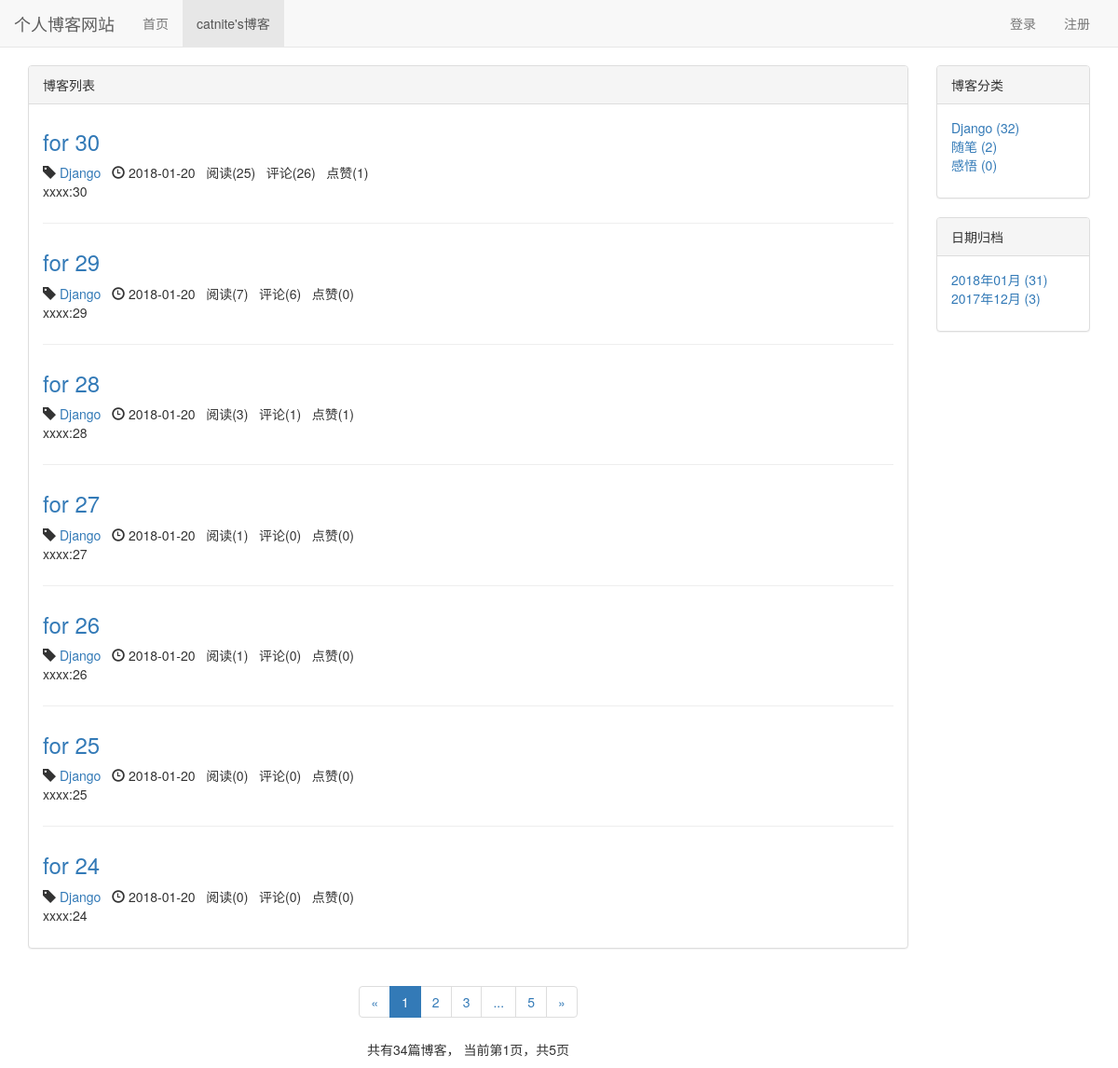
/blog/, run on an earlier commit of the app's database.
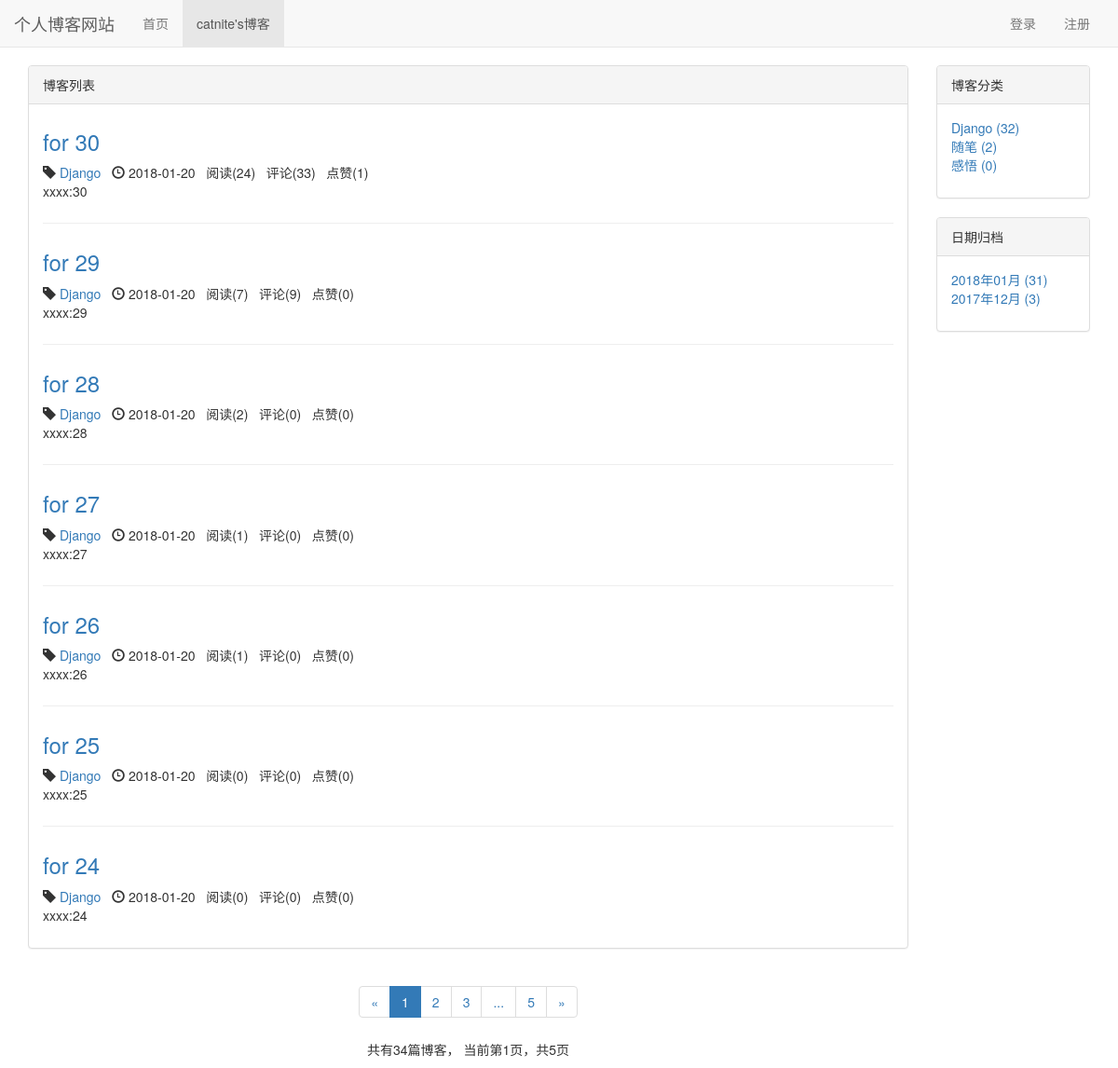
And on a later commit of the database.
### blog/models.py (models this page shows, shortened)
class Blog(models.Model, ReadNumExpandMethod):
    title = models.CharField(max_length=50)
    blog_type = models.ForeignKey(BlogType, on_delete=models.CASCADE)
    content = RichTextUploadingField()
    author = models.ForeignKey(User, on_delete=models.CASCADE)
    read_details = GenericRelation(ReadDetail)
    created_time = models.DateTimeField(auto_now_add=True)
    last_updated_time = models.DateTimeField(auto_now=True)
    class Meta:
        ordering = ['-created_time']

class BlogType(models.Model):
    type_name = models.CharField(max_length=15)
    def __str__(self):
        return self.type_name

### read_statistics/models.py (models this page shows)
class ReadNum(models.Model):
    read_num = models.IntegerField(default=0)
    content_type = models.ForeignKey(ContentType, on_delete=models.CASCADE)
    object_id = models.PositiveIntegerField()
    content_object = GenericForeignKey('content_type', 'object_id')

### likes/models.py (models this page shows)
class LikeCount(models.Model):
    content_type = models.ForeignKey(ContentType, on_delete=models.CASCADE)
    object_id = models.PositiveIntegerField()
    content_object = GenericForeignKey('content_type', 'object_id')
    liked_num = models.IntegerField(default=0)

### blog/views.py (the view)
# urls.py: path('', views.blog_list, name='blog_list'),
def blog_list(request):
    blogs_all_list = Blog.objects.all()
    context = get_blog_list_common_data(request, blogs_all_list)
    return render(request, 'blog/blog_list.html', context)

### comment/templatetags/comment_tags.py (called while the page is built)
@register.simple_tag
def get_comment_count(obj):
    content_type = ContentType.objects.get_for_model(obj)
    return Comment.objects.filter(content_type=content_type, object_id=obj.pk).count()

### likes/templatetags/likes_tags.py (called while the page is built)
@register.simple_tag
def get_like_count(obj):
    content_type = ContentType.objects.get_for_model(obj)
    like_count, created = LikeCount.objects.get_or_create(content_type=content_type, object_id=obj.pk)
    return like_count.liked_num

### read_statistics/models.py (called while the page is built)
    def get_read_num(self):
        try:
            ct = ContentType.objects.get_for_model(self)
            readnum = ReadNum.objects.get(content_type=ct, object_id=self.pk)
            return readnum.read_num
        except exceptions.ObjectDoesNotExist:
            return 0

### user/context_processors.py (called while the page is built)
def login_modal_form(request):
    return {'login_modal_form': LoginForm()}

### blog/templates/blog/blog_list.html (shortened to what this page needs)
{% extends 'base.html' %}
{% block nav_blog_active %}active{% endblock %}
{% load staticfiles %}
{% load comment_tags %}
{% load likes_tags %}
{% block header_extends %}
    <link rel="stylesheet" href="{% static 'blog/blog.css' %}">
{% endblock %}
{% block content %}
    <div class="container">
        <div class="row">
            <div class="col-xs-12 col-sm-8 col-md-9 col-lg-10">
                <div class="panel panel-default">
                    <div class="panel-heading">{% block blog_list_title %}博客列表{% endblock %}</div>
                    <div class="panel-body">
                        {% for blog in blogs %}
                            <div class="blog">
                                <h3><a href="{% url 'blog_detail' blog.pk %}">{{ blog.title }}</a></h3>
                                <p class="blog-info">
                                    <span class="glyphicon glyphicon-tag"></span> <a href="{% url 'blogs_with_type' blog.blog_type.pk %}">{{ blog.blog_type }}</a>&nbsp;&nbsp;
                                    <span class="glyphicon glyphicon-time"></span> {{ blog.created_time|date:"Y-m-d" }}&nbsp;&nbsp;
                                    阅读({{ blog.get_read_num }})&nbsp;&nbsp;
                                    评论({% get_comment_count blog %})&nbsp;&nbsp;
                                    点赞({% get_like_count blog %})
                                </p>
                                <p>{{ blog.content|striptags|truncatechars:120 }}</p>
                            </div>
                        {% empty %}
                            <div class="blog">
                                <h3>暂无博客，敬请期待</h3>
                            </div>
                        {% endfor %}
                    </div>
                </div>
                <div class="paginator">
                    <ul class="pagination">
                        <li>
                            {% if page_of_blogs.has_previous %}
                                <a href="?page={{ page_of_blogs.previous_page_number }}" aria-label="Previous">
                                    <span aria-hidden="true">&laquo;</span>
                                </a>
                            {% else %}
                                <span aria-hidden="true">&laquo;</span>
                            {% endif %}
                        </li>
                        {% for page_num in page_range %}
                            {% if page_num == page_of_blogs.number %}
                                <li class="active"><span>{{ page_num }}</span></li>
                            {% else %}
                                {% if page_num == '...' %}
                                    <li><span>{{ page_num }}</span></li>
                                {% else %}
                                    <li><a href="?page={{ page_num }}">{{ page_num }}</a></li>
                                {% endif %}
                            {% endif %}
                        {% endfor %}
                        <li>
                            {% if page_of_blogs.has_next %}
                                <a href="?page={{ page_of_blogs.next_page_number }}" aria-label="Next">
                                    <span aria-hidden="true">&raquo;</span>
                                </a>
                            {% else %}
                                <span aria-hidden="true">&raquo;</span>
                            {% endif %}
                        </li>
                    </ul>
                    <p>
                        共有{{ page_of_blogs.paginator.count }}篇博客，
                        当前第{{ page_of_blogs.number }}页，共{{ page_of_blogs.paginator.num_pages }}页
                    </p>
                </div>
            </div>
            <div class="hidden-xs col-sm-4 col-md-3 col-lg-2">
                <div class="panel panel-default">
                    <div class="panel-heading">博客分类</div>
                    <div class="panel-body">
                        <ul class="blog-types">
                            {% for blog_type in blog_types %}
                                <li>
                                    <a href="{% url 'blogs_with_type' blog_type.pk %}">
                                        {{ blog_type.type_name }} ({{ blog_type.blog_count }})
                                    </a>
                                </li>
                            {% empty %}
                                <li>暂无分类</li>
                            {% endfor %}
                        </ul>
                    </div>
                </div>
                <div class="panel panel-default">
                    <div class="panel-heading">日期归档</div>
                    <div class="panel-body">
                        <ul>
                            {% for blog_date, blog_count in blog_dates.items %}
                                <li>
                                    <a href="{% url 'blogs_with_date' blog_date.year blog_date.month %}">
                                        {{ blog_date|date:"Y年m月" }} ({{ blog_count }})
                                    </a>
                                </li>
                            {% endfor %}
                        </ul>
                    </div>
                </div>
            </div>
        </div>
    </div>
{% endblock %}

### templates/base.html (shortened to what this page needs)
{% load staticfiles %}
<!DOCTYPE html>
<html lang="zh-CN">
<head>
    <link rel="stylesheet" href="{% static 'base.css' %}">
    <link rel="stylesheet" href="{% static 'bootstrap-3.3.7/css/bootstrap.min.css' %}">
    {% block header_extends %}{% endblock %}
</head>
<body>
    <div class="navbar navbar-default navbar-fixed-top" role="navigation">
        <div class="container-fluid">
            <div class="navbar-header">
                <a class="navbar-brand" href="{% url 'home' %}">个人博客网站</a>
            </div>
            <div id="navbar-collapse" class="collapse navbar-collapse">
                <ul class="nav navbar-nav">
                    <li class="{% block nav_home_active %}{% endblock %}">
                        <a href="{% url 'home' %}">首页</a>
                    </li>
                    <li class="{% block nav_blog_active %}{% endblock %}">
                        <a href="{% url 'blog_list' %}">catnite's博客</a>
                    </li>
                </ul>
                <ul class="nav navbar-nav navbar-right">
                    {% if not user.is_authenticated %}
                        <li>
                            <a href="{% url 'login' %}?from={{ request.get_full_path }}">登录</a>
                        </li>
                        <li>
                            <a href="{% url 'register' %}?from={{ request.get_full_path }}">注册</a>
                        </li>
                    {% endif %}
                </ul>
            </div>
        </div>
    </div>
    {% block content %}{% endblock %}
</body>
</html>

### static/base.css (style rules this page uses)
* { margin: 0; padding: 0; }
body { margin-top: 70px!important; }
ul { list-style-type: none!important; }
ul.navbar-right { margin-right: 0; }

### blog/static/blog/blog.css (style rules this page uses)
ul.blog-types { list-style-type: none; }
div.blog:not(:last-child) { margin-bottom: 2em; padding-bottom: 1em; border-bottom: 1px solid #eee; }
div.blog h3 { margin-top: 0.5em; }
div.blog p.blog-info { margin-bottom: 0; }
div.paginator { text-align: center; }

What changed in the data, as far as the page shows it:
changed through a linked row, Blog "for 30": get_read_num "25" → "24"; id "26" → "33"
computed for Blog "for 29": id "6" → "9"
changed through a linked row, Blog "for 28": get_read_num "3" → "2"; id "1" → "0"; id.liked_num "1" → "0"
